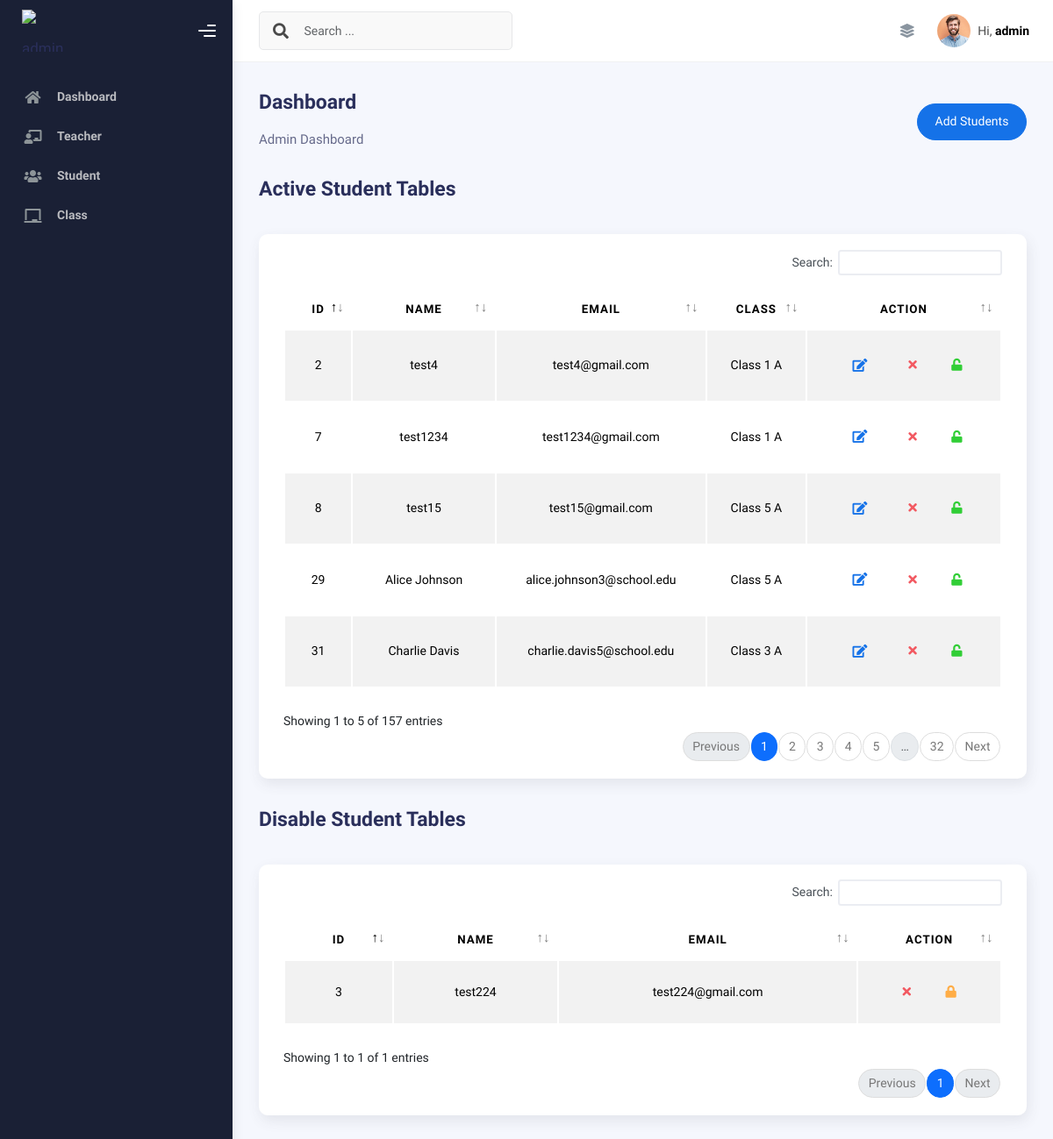
The app's page /admin/student.php (signed in) with its own data.
### tables this page shows
CREATE TABLE `student` (
  `id` int(11) NOT NULL,
  `name` varchar(255) NOT NULL,
  `email` varchar(255) NOT NULL,
  `password` varchar(250) NOT NULL,
  `phone` varchar(255) NOT NULL,
  `class_id` int(11) DEFAULT NULL,
  `profileimage` varchar(255) NOT NULL,
  `status` tinyint(1) NOT NULL DEFAULT 1,
  `address` varchar(255) NOT NULL,
  `created_at` timestamp NOT NULL DEFAULT current_timestamp(),
  `updated_at` timestamp NOT NULL DEFAULT current_timestamp()
);

CREATE TABLE `class` (
  `id` int(11) NOT NULL,
  `name` varchar(20) NOT NULL,
  `teacher_id` int(11) DEFAULT NULL,
  `section` varchar(10) NOT NULL,
  `strength` int(11) NOT NULL,
  `fees` int(5) NOT NULL,
  `status` tinyint(1) NOT NULL DEFAULT 1,
  `created_at` timestamp NOT NULL DEFAULT current_timestamp(),
  `updated_at` timestamp NOT NULL DEFAULT current_timestamp()
);

### admin/student.php (the view, shortened to what this page needs)
<?php
require_once('../includes/db.php');
?>
<!DOCTYPE html>
<html lang="en">
<head>
  <?php
  require_once('../includes/dashboard_header.php')
  ?>
</head>
<body>
  <div class="wrapper">
    <?php
    require_once('includes/sidebar.inc.php')
    ?>
    <div class="main-panel">
      <?php
      require_once('includes/navbar.inc.php')
      ?>
      <div class="container">
        <div class="page-inner">
          <div class="d-flex align-items-left align-items-md-center flex-column flex-md-row pt-2 pb-4">
            <div>
              <h3 class="fw-bold mb-3">Dashboard</h3>
              <h6 class="op-7 mb-2">Admin Dashboard</h6>
            </div>
            <div class="ms-md-auto py-2 py-md-0">
              <a href="register_student.php" class="btn btn-primary btn-round">Add Students</a>
            </div>
          </div>
          <div class="page-header">
            <h3 class="fw-bold mb-3">Active Student Tables</h3>
          </div>
          <div class="row">
            <div class="col-md-12">
              <div class="card">
                <div class="card-body">
                  <?php
                  $s = "SELECT student.*, class.id AS class_id, class.name AS class_name, class.section AS class_section
                  FROM student
                  LEFT JOIN class ON student.class_id = class.id
                  WHERE student.status=1";
                  $sth = $pdo->prepare($s, array(PDO::ATTR_CURSOR => PDO::CURSOR_FWDONLY));
                  $sth->execute();
                  ?>
                  <div class="table-responsive">
                    <table id="add-row" class="display table table-striped table-hover">
                      <thead class="text-center">
                        <tr>
                          <th>ID</th>
                          <th>Name</th>
                          <th>Email</th>
                          <th>Class</th>
                          <th style="width: 20%">Action</th>
                        </tr>
                      </thead>
                      <tbody class="text-center">
                        <?php
                        $allRows = $sth->fetchAll();
                        foreach ($allRows as $Row) {
                          echo "<tr>";
                          echo "<td>" . $Row['id'] . "</td>";
                          echo "<td>" . $Row['name'] . "</td>";
                          echo "<td>" . $Row['email'] . "</td>";
                          echo "<td>" . ($Row['class_name'] ? $Row['class_name'] . " " . $Row['class_section'] : "Class not assigned") . "</td>";
                          echo '<td>
                          <div class="form-button-action">
                              <button
                                  type="button"
                                  class="btn btn-link btn-primary btn-lg edit"
                                  data-id="' . $Row['id'] . '"
                                  title="Edit student">
                                  <i class="fa fa-edit"></i>
                              </button>
                              <button
                                  type="button"
                                  class="btn btn-link btn-danger delete"
                                  data-id="' . $Row['id'] . '"
                                  title="Remove student">
                                  <i class="fa fa-times"></i>
                              </button>
                              <button
                                  type="button"
                                  class="btn btn-link btn-success disable"
                                  data-id="' . $Row['id'] . '"
                                  title="Disable student">
                                  <i class="fa fa-unlock"></i>
                              </button>
                          </div>
                        </td>';
                          echo "</tr>";
                        }
                        ?>
                      </tbody>
                    </table>
                  </div>
                </div>
              </div>
            </div>
          </div>
          <div class="page-header">
            <h3 class="fw-bold mb-3">Disable Student Tables</h3>
          </div>
          <div class="row">
            <div class="col-md-12">
              <div class="card">
                <div class="card-body">
                  <?php
                  $s = "SELECT * from student WHERE status=0";
                  $sth = $pdo->prepare($s, array(PDO::ATTR_CURSOR => PDO::CURSOR_FWDONLY));
                  $sth->execute();
                  ?>
                  <div class="table-responsive">
                    <table id="disable-row" class="display table table-striped table-hover">
                      <thead class="text-center">
                        <tr>
                          <th>ID</th>
                          <th>Name</th>
                          <th>Email</th>
                          <th style="width: 20%">Action</th>
                        </tr>
                      </thead>
                      <tbody class="text-center">
                        <?php
                        $allRows = $sth->fetchAll();
                        foreach ($allRows as $Row) {
                          echo "<tr>";
                          echo "<td>" . $Row['id'] . "</td>";
                          echo "<td>" . $Row['name'] . "</td>";
                          echo "<td>" . $Row['email'] . "</td>";
                          echo '<td>
                          <div class="form-button-action">
                                <button
                                  type="button"
                                  class="btn btn-link btn-danger delete"
                                  data-id="' . $Row['id'] . '"
                                  title="Remove student">
                                  <i class="fa fa-times"></i>
                              </button>
                              <button
                                  type="button"
                                  class="btn btn-link btn-warning active"
                                  data-id="' . $Row['id'] . '"
                                  title="Activate student">
                                  <i class="fa fa-lock"></i>
                              </button>
                          </div>
                        </td>';
                          echo "</tr>";
                        }
                        ?>
                      </tbody>
                    </table>
                  </div>
                </div>
              </div>
            </div>
          </div>
        </div>
      </div>
    </div>
</body>
</html>

### records on screen
student: id "2", name "test4", email "test4@gmail.com", class.name "Class 1", class.section "A"
student: id "7", name "test1234", email "test1234@gmail.com", class.name "Class 1", class.section "A"
student: id "8", name "test15", email "test15@gmail.com", class.name "Class 5", class.section "A"
student: id "29", name "Alice Johnson", email "alice.johnson3@school.edu", class.name "Class 5", class.section "A"
student: id "31", name "Charlie Davis", email "charlie.davis5@school.edu", class.name "Class 3", class.section "A"
student: id "3", name "test224", email "test224@gmail.com"

### other values on screen
$admin_name "admin"
